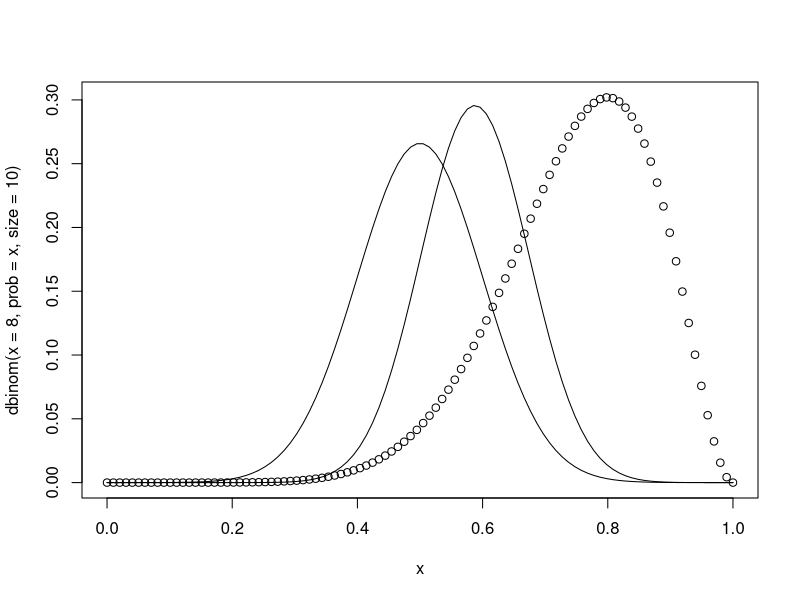
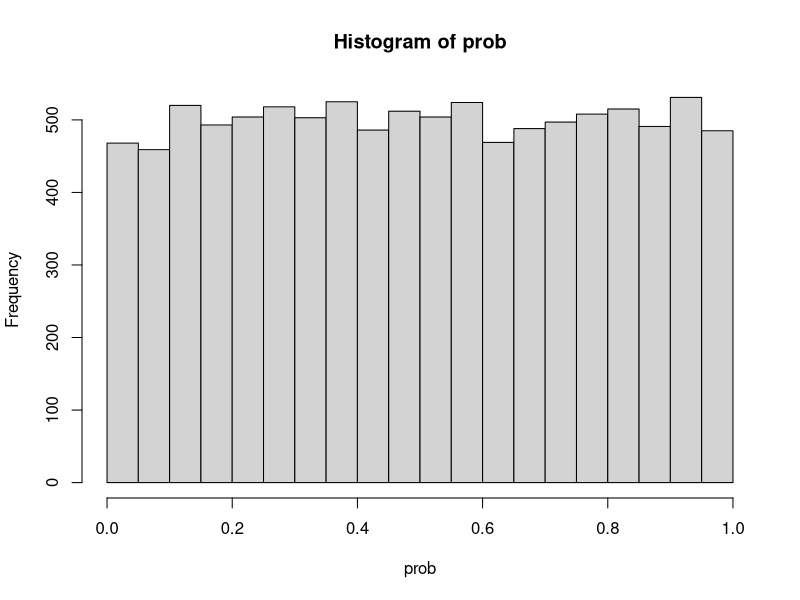
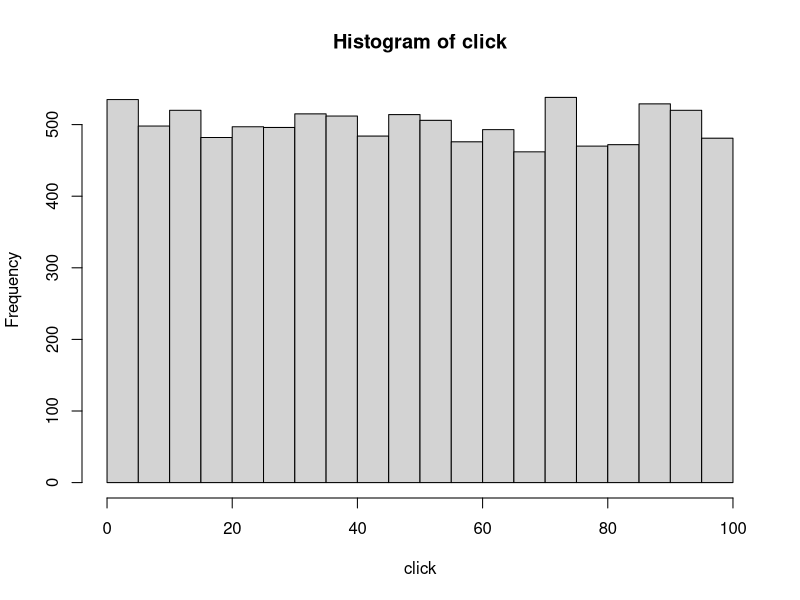
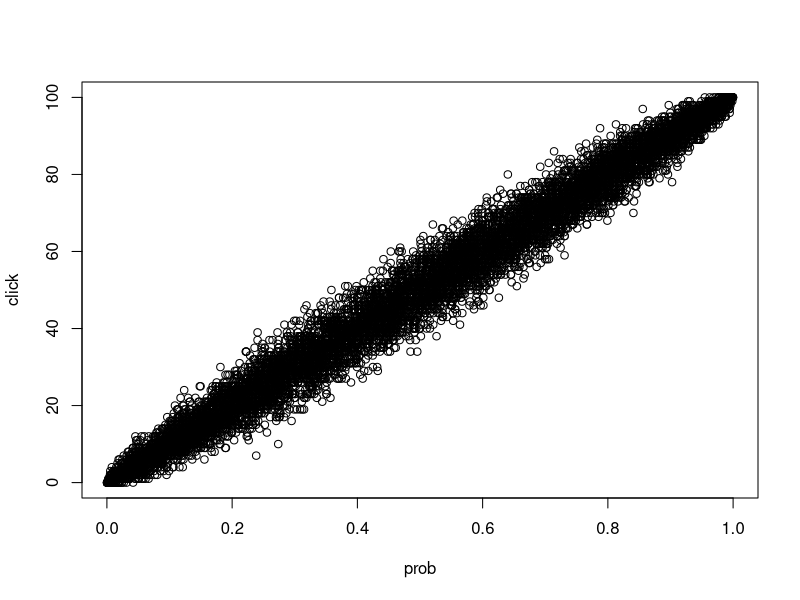
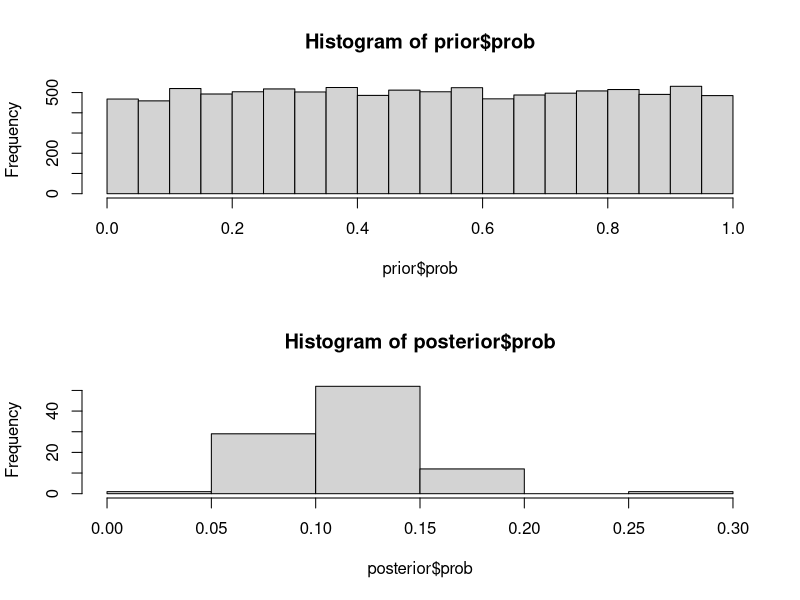
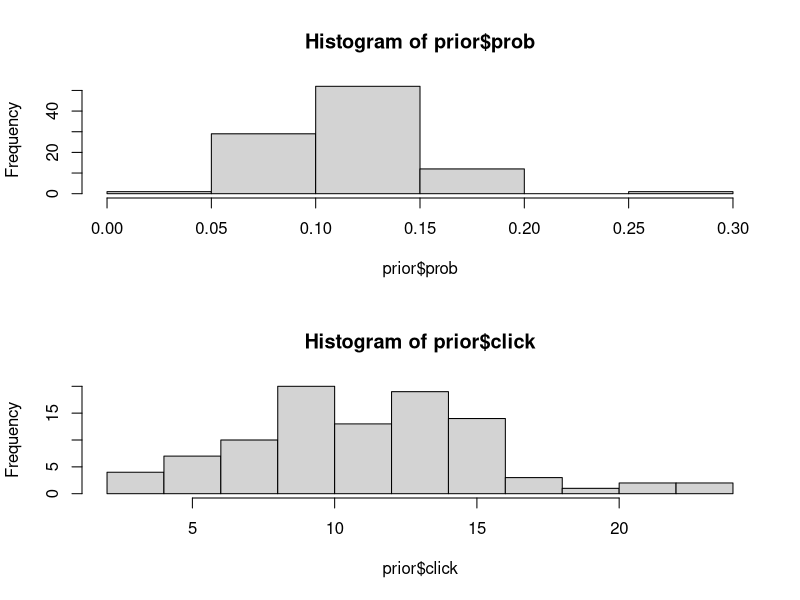

Generate these figures, in order, with R:
x=seq(0,1,length=100)
plot(x,dbinom(x=8,prob=x,size=10))
lines(x,dnorm(x=x,mean=0.5,sd=0.1)/15)
like=dbinom(x=8,prob=x,size=10)
prior=dnorm(x=x,mean=0.5,sd=0.1)
lines(x,like*prior)

n=10000
ads=100
prob=runif(n=n,min=0,max=1)
click=rbinom(n=n,size=ads,prob=prob)
hist(prob)
hist(click)
prior=data.frame(prob,click)
plot(prior)
posterior=prior[prior$click==10,]
par(mfrow=c(2,1))
hist(prior$prob)
hist(posterior$prob)
prior=posterior
n=nrow(prior)
ads=100
prior$click=rbinom(n,size=ads,prob=prior$prob)
hist(prior$prob)
hist(prior$click)
sum(prior$click>=5)/length(prior$click)



